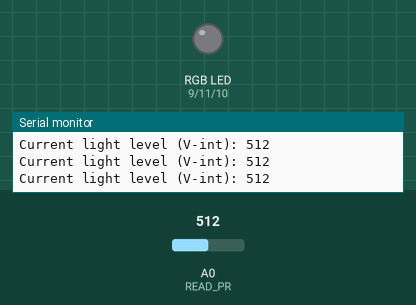
A sketch run on a simulated Arduino Uno, built with avr-gcc and run on an emulated ATmega328P. Shown: an RGB LED mixed from three pins (HIGH = lit), the last lines printed to the serial monitor. Inputs (shaded band) come from the test bench; at power-on: A0 (READ_PR) = 512. Dim RGB values are drawn brighter than linear.

Above: at 1.2 s.
1.3 s: A0 (READ_PR) set to 420
4.3 s: A0 (READ_PR) set to 394
At 4.53 s:
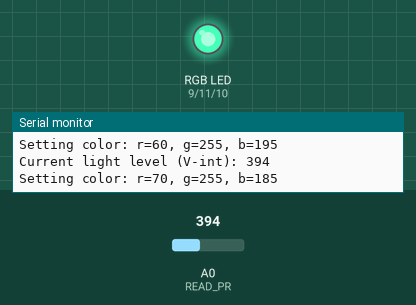
10.3 s: A0 (READ_PR) set to 511
At 11.7 s:
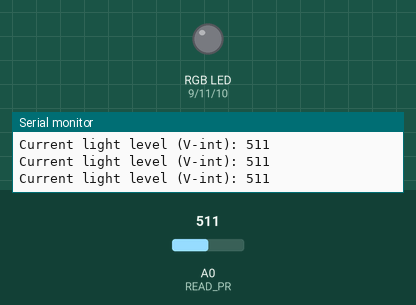
13.3 s: A0 (READ_PR) set to 0
At 13.53 s:
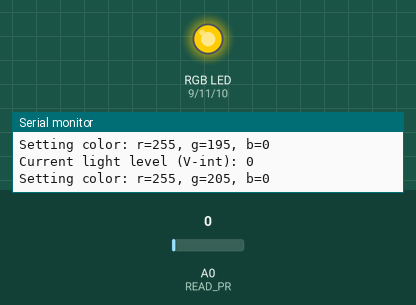
16.3 s: A0 (READ_PR) set to 716
17.8 s: A0 (READ_PR) set to 306
At 20.4 s:
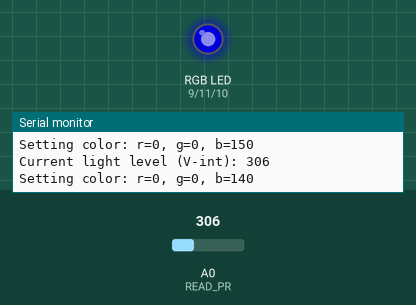
Timing chart, 0 to 25.1 s (numbered marks = the images above; inputs shaded):
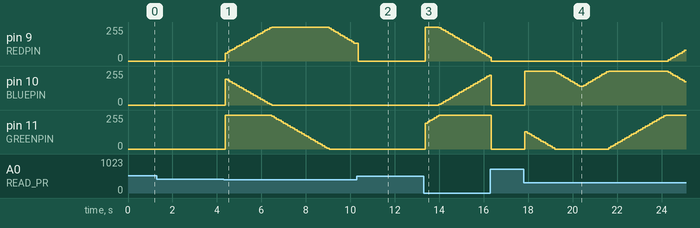

The sketch:

RGB_nightlight.ino
```cpp
/*
RGB_nightlight
This project uses an Arduino Uno, an RGB LED, and a photoresistor to create a nightlight that moves through a spectrum of colors.
On startup, the photoresistor detects the ambient light in the room, and when the light is turned off, it will activate the light.
To reset the value for ambient light in a room, restart the script with the reset button on the arduino.
 */


int logging = 1; // 1 to log to serial, 0 to not log

// pins for different colors (output)
byte REDPIN = 9;
byte BLUEPIN = 10;
byte GREENPIN = 11;

// pin for the photoresistor (read voltage -> light level)
byte READ_PR = A0;

// variables to store color threshold and target value
int calibrationLightLevel;
int currentLightLevel;

const int colormapLength = 100; //length of the colormap to create
int currentIndex = -1; //current color to show
int colorsIncreasing = 1; //1 if increasing through colormap, -1 if decreasing

const int colorPeriod = 10; // period (seconds) for the colormap to complete (start to finish to start)
const int delayTimeMs = colorPeriod * 1000 / colormapLength; // delay time in ms between each color change

//arrays for red/green/blue colormap values
byte red[colormapLength];
byte green[colormapLength];
byte blue[colormapLength];

byte noOverflowIterate(byte val, byte iterAmount, int byteIncreasing) {
  if (byteIncreasing == 1) {
      if (val+iterAmount > 255) {
        val = 255;
      } else {
        val += iterAmount;
      }
    } else if (byteIncreasing == 0) {
      if (val-iterAmount < 0) {
        val = 0;
      } else {
        val -= iterAmount;
      }
    }
  return val;
}

//fills a red/green/blue arrays with a jet colormap
void makeJetColormapArrays(byte * red, byte * green, byte * blue, int numPoints) {

  //parameters to build colormap
  byte iterateColorVal = 255*numPoints/2500;

  //calculating array indices to start each color transition
  int startGreenInc = 0.125*numPoints;
  int startRedIncBlueDec = 0.38*numPoints;
  int startGreenDec = 0.63*numPoints;
  int startRedDec = 0.88*numPoints;

  //initializing colors: starting with blue color, blue amount increasing
  byte r = 0;
  byte g = 0;
  byte b = 130;
  byte dr = 0;
  byte dg = 0;
  byte db = iterateColorVal;
  int rinc = 1;
  int ginc = 1;
  int binc = 1;

  //filling array
  for (int i = 0; i < numPoints; i++) {

    //if at a transition point, adjust values
    if (i == startGreenInc) {
      b = 255;
      db = 0;
      dg = iterateColorVal;
    } else if (i == startRedIncBlueDec) {
      g = 255;
      dg = 0;
      db = iterateColorVal;
      dr = iterateColorVal;
      binc = 0;
    } else if (i == startGreenDec) {
      r = 255;
      b = 0;
      dr = 0;
      db = 0;
      dg = iterateColorVal;
      ginc = 0;
    } else if (i == startRedDec) {
      dg = 0;
      g = 0;
      dr = iterateColorVal;
      rinc = 0;
    }

    //iterating each color (taking care to prevent overflow)
    r = noOverflowIterate(r, dr, rinc);
    g = noOverflowIterate(g, dg, ginc);
    b = noOverflowIterate(b, db, binc);

    //writing colors to arrays
    red[i] = r;
    green[i] = g;
    blue[i] = b;

  }
}

void setColor(byte red, byte green, byte blue) {
  analogWrite(REDPIN, red);
  analogWrite(BLUEPIN, blue);
  analogWrite(GREENPIN, green);
}

void setTestColor() {
  //byte color[] = {255,0,0}; //red
  //byte color[] = {0,0,255}; //blue
  //byte color[] = {0,255,0}; //green
  //byte color[] = {100,0,130}; //purple
  //byte color[] = {255,255,5}; //yellow
  //byte color[] = {255,255,255}; //white
  //setColor(color[0],color[1],color[2]);
}

void setup() {
  pinMode(REDPIN, OUTPUT);
  pinMode(BLUEPIN, OUTPUT);
  pinMode(GREENPIN, OUTPUT);
  pinMode(READ_PR, INPUT);
  currentLightLevel = analogRead(READ_PR);
  calibrationLightLevel = 0.8 * currentLightLevel; // threshold for darkness is 3/4 of ambient light

  if (logging) {
    Serial.begin (9600);
    Serial.println("Delay time (ms): " + String(delayTimeMs));
    Serial.println("Ambient light (V-int): " + String(currentLightLevel));
    Serial.println("Light calibration (V-int): " + String(calibrationLightLevel));
  }

  //initializing global colormap variables
  makeJetColormapArrays(red, green, blue, colormapLength);
}


void loop() {

  currentIndex += colorsIncreasing;
  if (currentIndex >= colormapLength) {
    currentIndex = colormapLength - 1;
    colorsIncreasing = -1;
  } else if (currentIndex < 0) {
    currentIndex = 0;
    colorsIncreasing = 1;
  }


  //checking for darkness and updating the color (or turning off), waiting for specified delay time to continue
  currentLightLevel = analogRead(READ_PR);

  if (logging) {
    Serial.println("Current light level (V-int): " + String(currentLightLevel));
  }

  if (currentLightLevel <= calibrationLightLevel) {
    setColor(red[currentIndex],green[currentIndex],blue[currentIndex]);

    if (logging) {
      Serial.println("Setting color: r=" + String(red[currentIndex]) + ", g=" + String(green[currentIndex]) + ", b=" + String(blue[currentIndex]));
    }

  } else {
    setColor(0,0,0);
  }

  delay(delayTimeMs);
}
```

Measured:
- the behaviour switches between 410 and 409 on A0 (READ_PR) (found by bisection; images 0 and 1)
- after the input at 4.3 s, pin 9 (REDPIN): rises from 0/255 to 255/255 in 2.1 s, then falls to 135/255 in 3.7 s; pin 10 (BLUEPIN): 0/255 → 195/255 after 0.08 s, → 185/255 0.10 s later, → 175/255 0.10 s later, → 165/255 0.10 s later, … (21 changes in this stretch)
- after the input at 10.3 s, pin 11 (GREENPIN): stays 0/255 (without the input it goes to 5/255 after 1.2 s)
- after the input at 13.3 s, pin 9 (REDPIN): 0/255 → 255/255 after 0.08 s, → 250/255 0.61 s later, → 240/255 0.10 s later, → 230/255 0.10 s later, … (24 changes in this stretch); pin 10 (BLUEPIN): moves from 0/255 to 225/255 over 2.3 s, starting after 0.69 s; pin 11 (GREENPIN): moves from 0/255 to 255/255 over 0.61 s, starting after 0.08 s
- after the input at 17.8 s, pin 9 (REDPIN): moves from 0/255 to 80/255 over 0.73 s, starting after 6.5 s; pin 10 (BLUEPIN): 0/255 → 255/255 after 0.05 s, → 250/255 1.3 s later, → 240/255 0.10 s later, → 230/255 0.10 s later, … (33 changes in this stretch)
